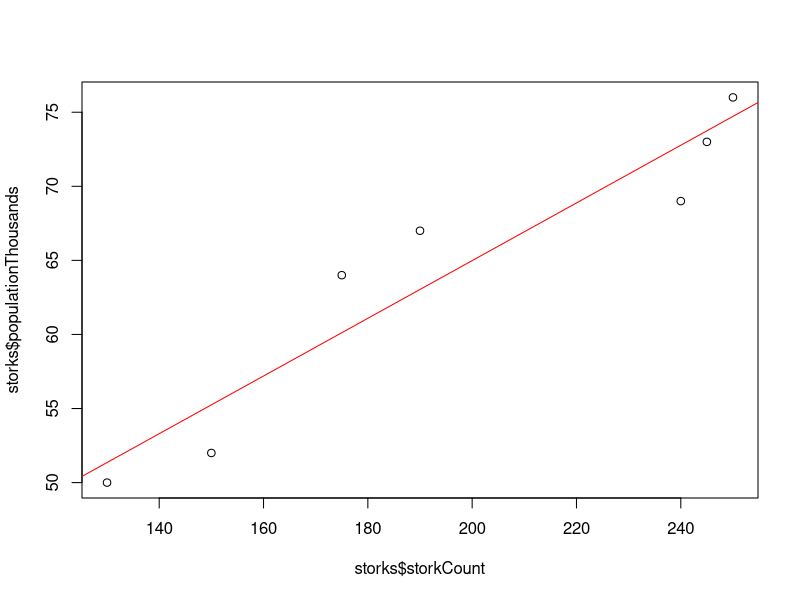
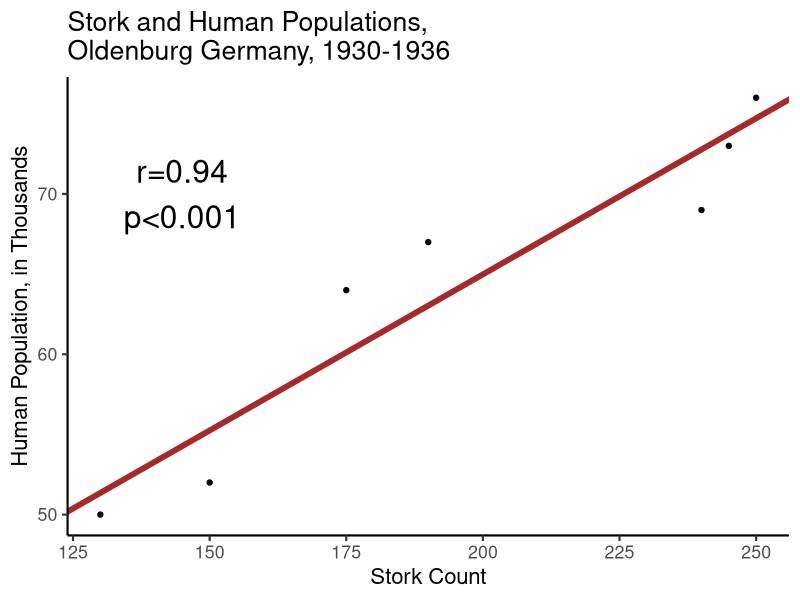

The R source for these figures, in order:
library(ggplot2)


storks <- read.table("storkdata.txt", header=T)

a <- lm(populationThousands ~ storkCount, data=storks)

# summary(a)
# Call:
# lm(formula = populationThousands ~ storkCount, data = storks)
# 
# Residuals:
#       1       2       3       4       5       6       7 
# -1.3548 -3.2491  3.8830  3.9623 -3.7735 -0.7471  1.2793 
# 
# Coefficients:
#            Estimate Std. Error t value Pr(>|t|)   
# (Intercept) 26.04177    5.86058   4.444  0.00674 **
# storkCount   0.19472    0.02898   6.719  0.00111 **
# ---
# Signif. codes:  0 ‘***’ 0.001 ‘**’ 0.01 ‘*’ 0.05 ‘.’ 0.1 ‘ ’ 1
# 
# Residual standard error: 3.453 on 5 degrees of freedom
# Multiple R-squared:  0.9003,	Adjusted R-squared:  0.8803 
# F-statistic: 45.14 on 1 and 5 DF,  p-value: 0.001107

attach(a)

plot(storks$storkCount, storks$populationThousands)
abline(a, col="red")

setwd("../images")


png(filename="storks.png", res=300, bg="white", type="quartz", pointsize=14, width=6, height=5, units="in")

ggplot(data=storks, aes(x=storkCount,y=populationThousands)) + geom_point() + labs(title="Stork and Human Populations,\nOldenburg Germany, 1930-1936", x="Stork Count", y="Human Population, in Thousands") + geom_abline(data=storks, intercept=a$coefficients[1], slope=a$coefficients[2], color="brown", size=2) +
annotate("text", label="r=0.94\np<0.001", x=145, y=70, size=8, color="black" ) + 			theme_classic(base_size=16, base_family="sans")


dev.off()
